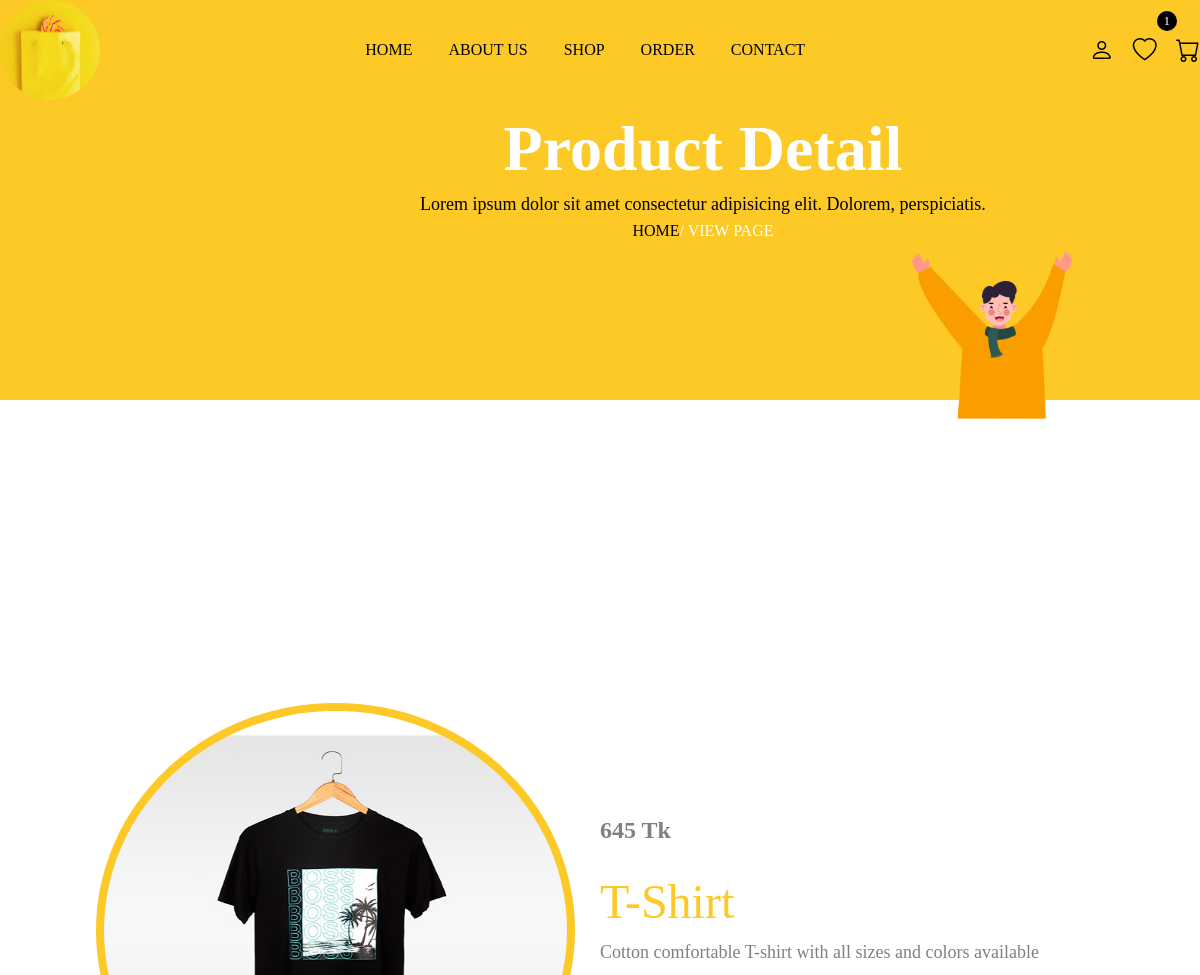
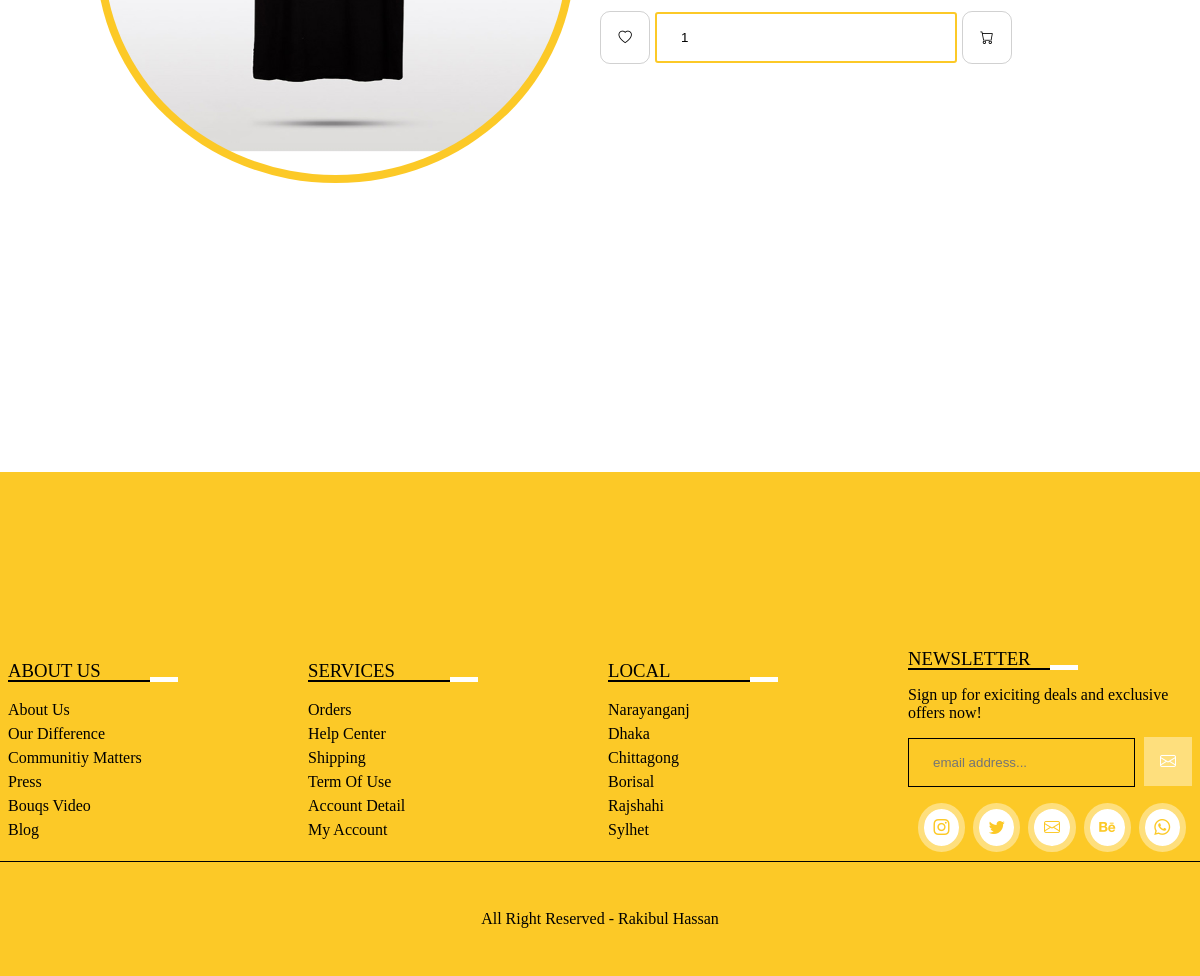
/view_page.php?pid=10 (signed in), run on the app's committed database (2 pictures, top to bottom).
### tables this page shows
CREATE TABLE `products` (
  `id` int(255) NOT NULL,
  `name` varchar(255) NOT NULL,
  `price` varchar(255) NOT NULL,
  `product_details` varchar(255) NOT NULL,
  `image` varchar(255) NOT NULL
);

### view_page.php (the view, shortened to what this page needs)
<?php
    include 'connection.php';
?>
<!DOCTYPE html>
<html lang="en">
<head>
    <link rel="stylesheet" href="https://cdn.jsdelivr.net/npm/bootstrap-icons@1.9.1/font/bootstrap-icons.css">
</head>
<body>
<?php include 'header.php'; ?>
<div class="banner">
      <div class="banner">
        <div class="detail">
                <h1>product detail</h1>
                <p>Lorem ipsum dolor sit amet consectetur adipisicing elit. Dolorem, perspiciatis.</p>
                <a href="index.php">home</a><span>/ view page</span>
            </div>
</div>
<section class="view_page">
             <?php
               if(isset($_GET['pid'])){
                $pid=$_GET['pid'];
                $select_products=mysqli_query($conn,"SELECT * FROM `products` WHERE id='$pid'") or die('query failed');
                if(mysqli_num_rows($select_products)>0){
                   while($fetch_products=mysqli_fetch_assoc($select_products)){
              ?>
              <form method="post">
                   <img src="image/<?php echo $fetch_products['image']; ?>">
                   <div class="detail2">
                   <div class="price"><?php echo $fetch_products['price']; ?> Tk</div>
                   <div class="name"><?php echo $fetch_products['name']; ?></div>
                   <div class="detail2"><?php echo $fetch_products['product_details']; ?></div>
                   <div class="icon">
                       <button type="submit" name="add_to_wishlist" class="bi bi-heart"></button>
                       <input type="number" name="product_quantity" value="1" min="1" class="quantity">
                       <button type="submit" name="add_to_cart" class="bi bi-cart"></button>
                   </div>
                   </div>
              </form>
              <?php
                 }
                }
               }
             ?>
</section>
<div class="line"></div>
<?php include 'footer.php'; ?>
</body>
</html>

### style.css (style rules this page uses)
* { margin: 0; padding: 0; box-sizing: border-box; }
:root { --box-shadow: 0px 0px 0px 6px rgb(255 255 255/40%); --orange: #fcc927; }
a { text-decoration: none; }
.line,.line4 { background-image: url('img/5.png'); width: 100%; height: 100px; margin-top: -3.6rem; }
.line { margin-bottom: 10rem; }
input,button,textarea, select { outline: none; border: 1px solid #55555544; background: transparent; width: 100%; padding: 1rem 1.5rem; border-radius: 10px; margin: 1rem 0; }
button { cursor: pointer; }
.banner { background: var(--orange); width: 100%; height: 50vh; position: relative; z-index: 1; }
.banner::before { position: absolute; content: ''; bottom: -18%; right: 0; background-image: url('img/14.png'); width: 316px; height: 245px; background-size: 216px; background-repeat: no-repeat; }
.banner .detail { position: absolute; padding: 7rem 0; left: 35%; text-align: center; z-index: 200; }
.banner .detail h1 { font-size: 4rem; color: #fff; text-transform: capitalize; }
.banner .detail p { font-size: 18px; line-height: 2; }
.banner .detail a { text-transform: uppercase; color: #000; }
.banner .detail span { color: #fff; }

### data on the page
products: image (picture), price "645", name "T-Shirt", product_details "Cotton comfortable T-shirt with all sizes and colors available"

### other printed values
$wishlist_num_rows "1"
